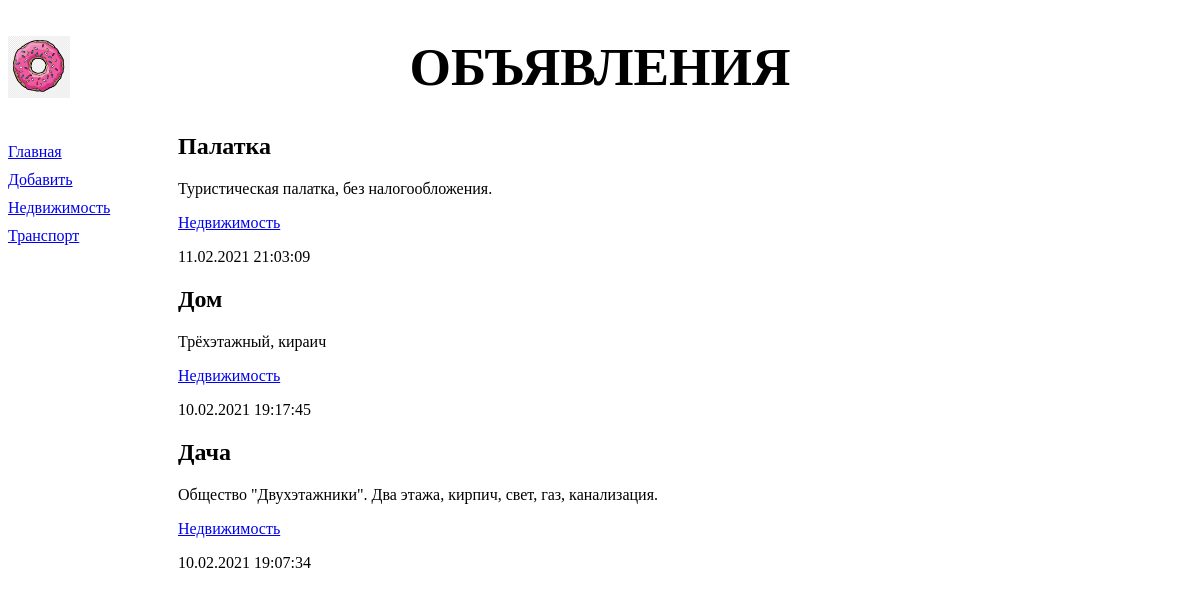
Screenshot of /bboard/1/ with the database file from the repository.
### bboard/models.py (models this page shows, shortened)
class Rubric(models.Model):
    name = models.CharField(max_length=20, db_index=True,
                            verbose_name='Название')
    class Meta:
        verbose_name_plural = 'Рубрики'
        verbose_name = 'Рубрика'
        ordering = ['name']

class Bb(models.Model):
    title = models.CharField(max_length=50, verbose_name='Товар')
    content = models.TextField(null=True, blank=True, verbose_name='Описание')
    price = models.FloatField(null=True, blank=True, verbose_name='Цена')
    published = models.DateTimeField(auto_now_add=True, db_index=True,
                                     verbose_name='Опубликованно')
    rubric = models.ForeignKey('Rubric', null=True, on_delete=models.PROTECT,
                               verbose_name='Рубрика')
    class Meta:
        verbose_name_plural = 'Объявления'
        verbose_name = 'Объявление'
        ordering = ['-published']

### bboard/views.py (the view)
# urls.py: path('<int:rubric_id>/', by_rubric, name='by_rubric'),
def by_rubric(request, rubric_id):
    bbs = Bb.objects.filter(rubric=rubric_id)
    current_rubric = Rubric.objects.get(pk=rubric_id)
    rubrics = Rubric.objects.all()
    context = {'bbs': bbs, 'rubrics': rubrics,
               'current_rubric': current_rubric}
    return render(request, 'bboard/by_rubric.html', context)

### bboard/templates/bboard/by_rubric.html
{% extends "layout/basic.html" %}
{% block content %}
{% for bb in bbs %}
<div class="b">
    <h2>{{ bb.title }}</h2>
    <p>{{ bb.content }}</p>
    <p><a href="{% url 'by_rubric' bb.rubric.pk %}">{{ bb.rubric.name }}</a></p>
    <p>{{ bb.published|date:"d.m.Y H:i:s" }}</p>
</div>
{% endfor %}
{% endblock %}

### bboard/templates/layout/basic.html (shortened to what this page needs)
{% load static %}
<!DOCTYPE html>
<html lang="en">
<head>
    <link rel="stylesheet" type="text/css" href="{% static 'bboard/style.css' %}">
</head>
<body>
    <header>
        <h1>Объявления</h1>
    </header>
    <nav>
        <a href="{% url 'index' %}">Главная</a>
        <a href="{% url 'add' %}">Добавить</a>
        {% for rubric in rubrics %}
        <a href="{% url 'by_rubric' rubric.pk %}">{{ rubric.name }}</a>
        {% endfor %}
    </nav>
    <section>
        {% block content %}
        {% endblock %}
    </section>
</body>
</html>

### bboard/static/bboard/style.css (style rules this page uses)
header h1 { font-size: 40pt; text-transform: uppercase; text-align: center; background: url("donat.png") left / auto 100% no-repeat; }
nav { font-size: 16; width: 150px; float: left; }
nav a { display: block; margin: 10px 0px; }
section { margin-left: 170px; }

### rows the page displays
Rubric: name "Недвижимость"
Rubric: name "Транспорт"
Bb: title "Палатка", content "Туристическая палатка, без налогообложения.", rubric.name "Недвижимость", published "11.02.2021 21:03:09"
Bb: title "Дом", content "Трёхэтажный, кираич", rubric.name "Недвижимость", published "10.02.2021 19:17:45"
Bb: title "Дача", content "Общество \"Двухэтажники\". Два этажа, кирпич, свет, газ, канализация.", rubric.name "Недвижимость", published "10.02.2021 19:07:34"
